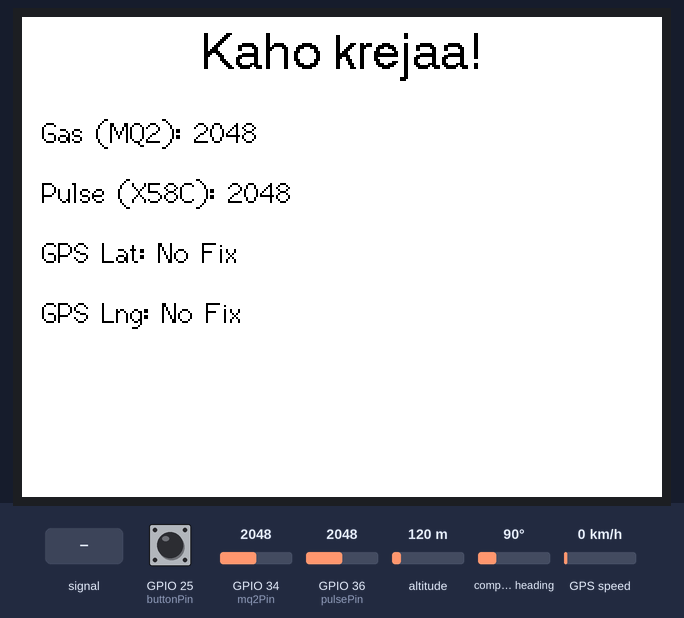
The sketch below on a simulated ESP32. Parts: 320×240 colour display. The inputs (shaded band) are chosen by the test bench; at power-on: GPIO 25 (buttonPin) HIGH, altitude 120 m, GPIO 34 (mq2Pin) = 2048, GPIO 36 (pulsePin) = 2048, compass heading 90°, GPS speed 0 km/h (analog values on the 0–4095 scale). The GPS gets a fix after 3 s at 37.7749, -122.4194 with 8 satellites.

Above: at 1.4 s.
1.5 s: GPIO 25 (buttonPin) pulled LOW for 1 s
At 3.9 s:
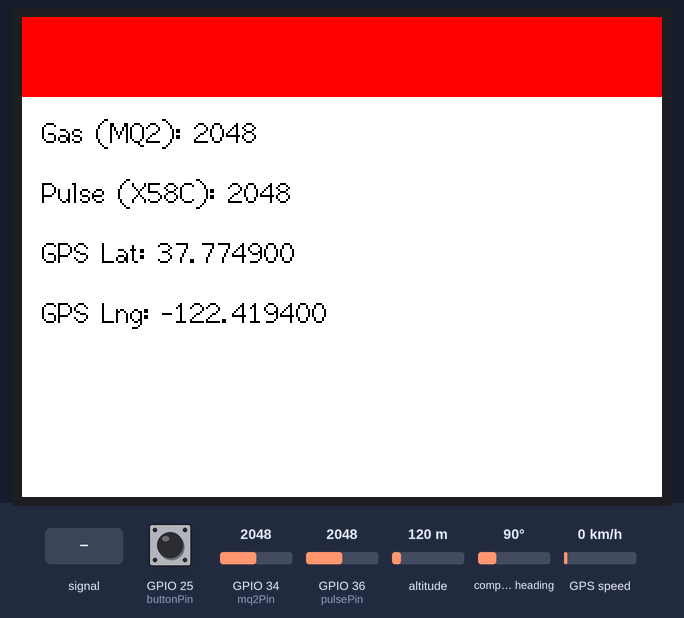
4.6 s: GPIO 25 (buttonPin) pulled LOW for 3.2 s
At 5.8 s:
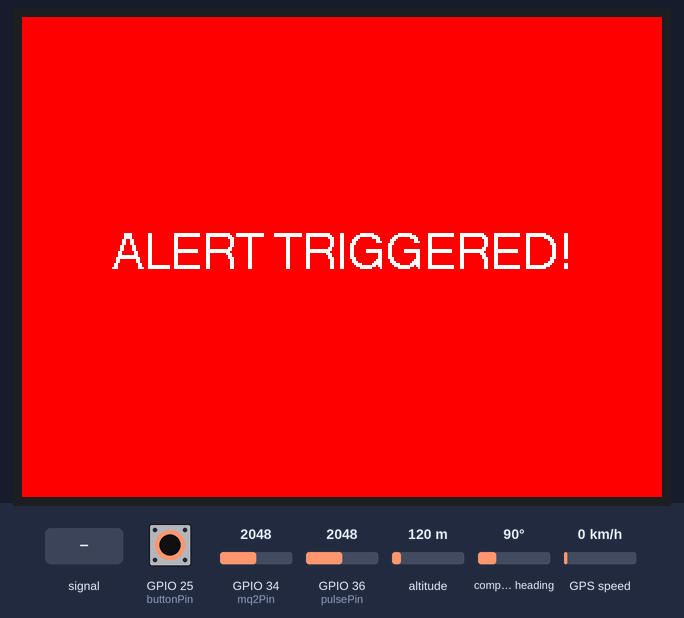
9.3 s: GPIO 36 (pulsePin) fed a 200 Hz sine of ±327 counts around its level
At 10.0 s:
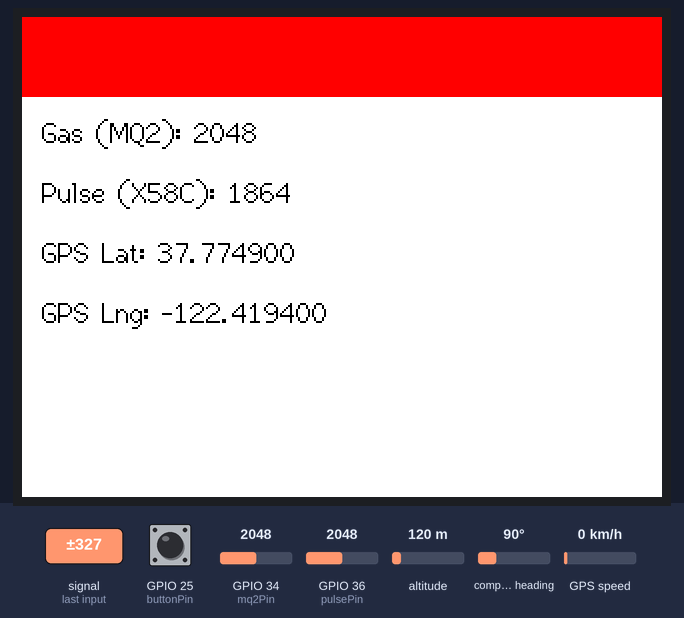
11.1 s: altitude set to 20 m
At 12.3 s:
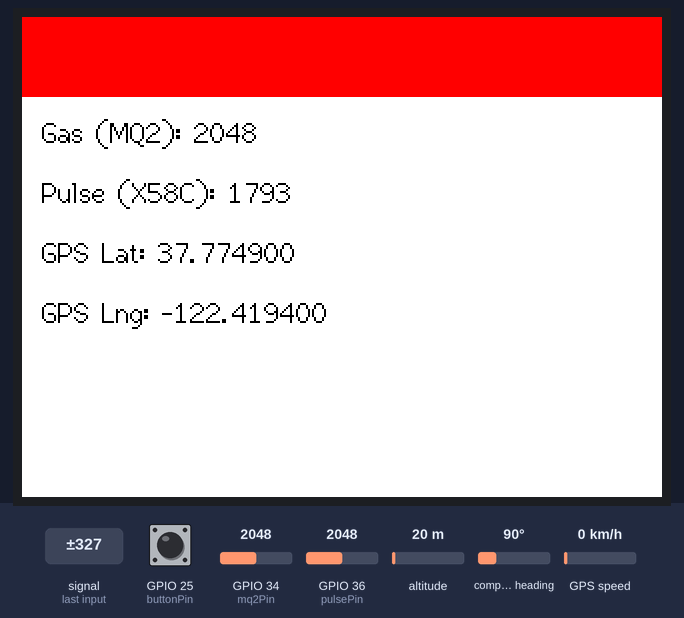
13.5 s: GPIO 34 (mq2Pin) set to 2866
At 14.2 s:
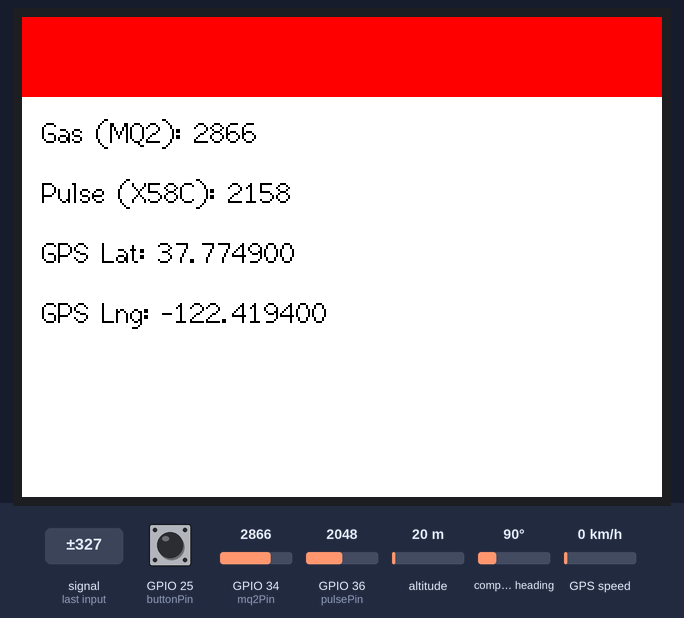
15.2 s: GPIO 36 (pulsePin) set to 2866
Timing chart, 0 to 18.0 s (numbered marks = the images above; inputs shaded):
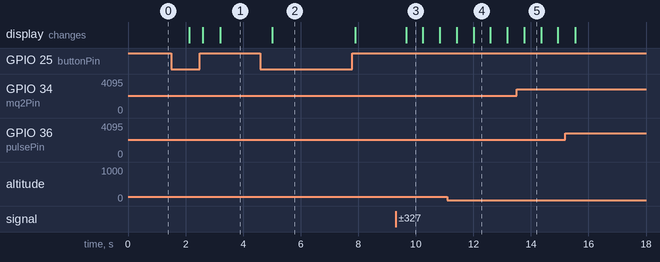

The sketch:

sketch_apr22b_copy_20250422212025.ino
```cpp
#include <TFT_eSPI.h>
#include <SPI.h>
#include <TinyGPSPlus.h>
#include <HardwareSerial.h>

TFT_eSPI tft = TFT_eSPI();

// Pin Definitions
const int buttonPin = 25;
const int mq2Pin = 34;     // Analog pin for MQ2
const int pulsePin = 36;   // Analog pin for X58C Pulse Sensor

HardwareSerial GPS(2);     // Use UART2 for GPS (Neo6M)
TinyGPSPlus gps;

bool alertShown = false;

void setup() {
  pinMode(buttonPin, INPUT_PULLUP);
  analogReadResolution(12); // ESP32 ADC resolution
  GPS.begin(9600, SERIAL_8N1, 16, 17); // RX = GPIO16, TX = GPIO17

  tft.init();
  tft.setRotation(1);
  tft.fillScreen(TFT_WHITE);
  tft.setTextColor(TFT_BLACK, TFT_WHITE);
  tft.setTextDatum(MC_DATUM);
  tft.drawString("Kaho krejaa!", tft.width()/2, 20, 4);
}

void loop() {
  if (digitalRead(buttonPin) == LOW) {
    delay(50);
    if (!alertShown) {
      showAlert();
      alertShown = true;
    }
  } else {
    if (alertShown) {
      alertShown = false;
    }
    showSensorData();
  }

  // Read GPS data continuously
  while (GPS.available()) {
    gps.encode(GPS.read());
  }
}

void showAlert() {
  tft.fillScreen(TFT_RED);
  tft.setTextColor(TFT_WHITE, TFT_RED);
  tft.setTextDatum(MC_DATUM);
  tft.drawString("ALERT TRIGGERED!", tft.width()/2, tft.height()/2, 4);
}

void showSensorData() {
  int mq2Value = analogRead(mq2Pin);
  int pulseValue = analogRead(pulsePin);

  String lat = gps.location.isValid() ? String(gps.location.lat(), 6) : "No Fix";
  String lng = gps.location.isValid() ? String(gps.location.lng(), 6) : "No Fix";

  tft.fillRect(0, 40, 320, 200, TFT_WHITE); // Clear sensor area
  tft.setTextDatum(TL_DATUM); // Top-left alignment
  tft.setTextColor(TFT_BLACK, TFT_WHITE);

  tft.drawString("Gas (MQ2): " + String(mq2Value), 10, 50, 2);
  tft.drawString("Pulse (X58C): " + String(pulseValue), 10, 80, 2);
  tft.drawString("GPS Lat: " + lat, 10, 110, 2);
  tft.drawString("GPS Lng: " + lng, 10, 140, 2);

  delay(500); // Update interval
}
```

Measured:
- after the input at 1.5 s, the display: first changes after 0.63 s (image 1 shows a later state)
- after the input at 4.6 s, the display: changes after 0.41 s (image 2)
- after the input at 9.3 s, the display: changes after 0.36 s (image 3)
- what the display in image 5 shows lasts 0.6 s, from 13.8 s to 14.4 s
